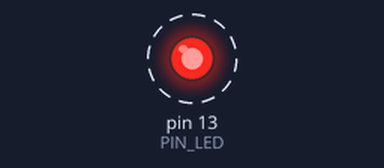
Bench run of a sketch on a simulated Arduino Uno, built with avr-gcc and run on an emulated ATmega328P. Shown: output pins drawn as LEDs (lit = HIGH). Dashed ring = blinking. What the sketch prints to the serial monitor is not drawn.

Above: at 0.5 s.
Timing chart, 0 to 4.6 s (numbered marks = the images above):
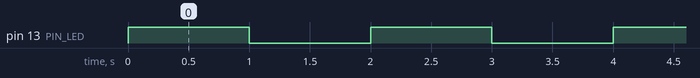

The sketch:

sketch.ino
```cpp
const int PIN_LED = 13;

void setup() {
  // put your setup code here, to run once:
  pinMode(PIN_LED, OUTPUT);

  Serial.begin(9600);
  Serial.println("=== LAB01 ===");
}
void loop() {
  // put your main code here, to run repeatedly:
  digitalWrite(PIN_LED, HIGH);
  Serial.println("LED Encendido");
  delay(1000);

  digitalWrite(PIN_LED, LOW);
  Serial.println("LED Apagado");
  delay(1000);
}
```

Measured:
- by itself, pin 13 (PIN_LED): alternates HIGH for 1.0 s and LOW for 1.0 s
